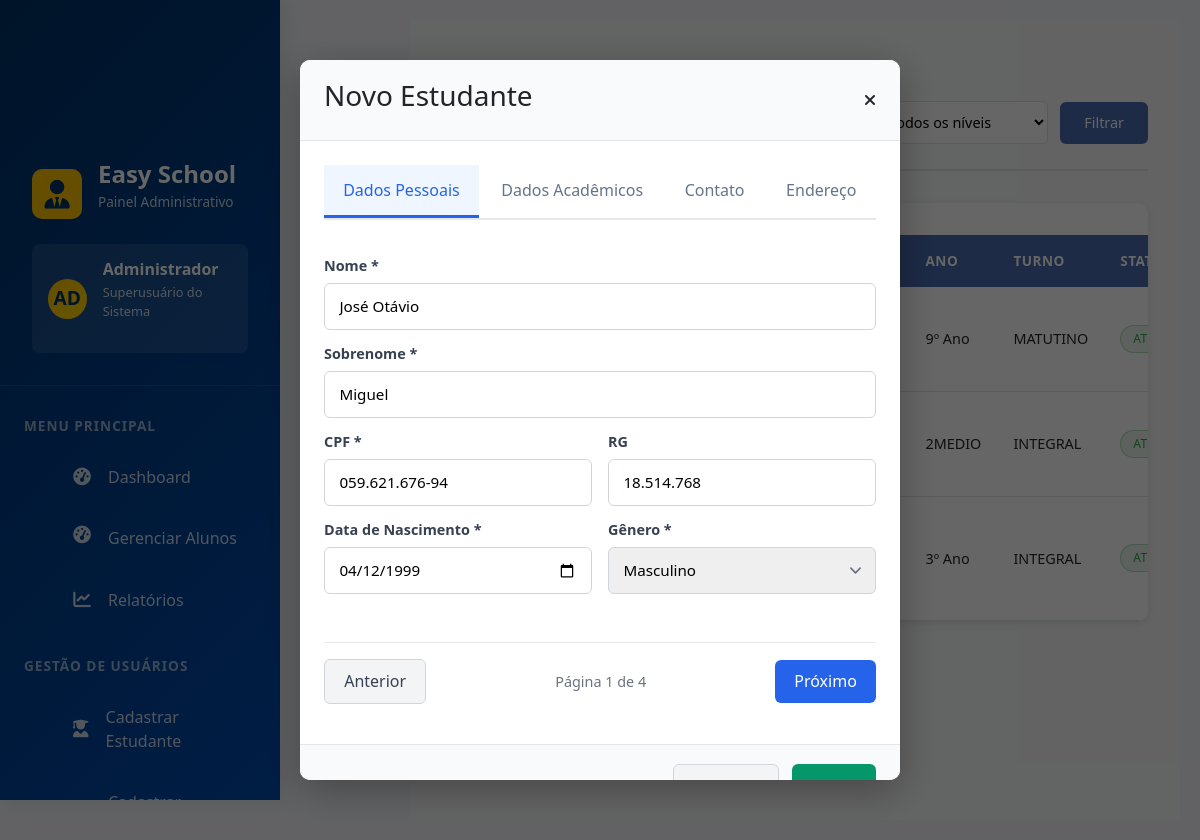
Screenshot of /administrator/dashboard/list/student/edit/num/1 with the database file from the repository.
### student/models.py (models this page shows, shortened)
class Student(PersonUser):
    GRADE_LEVEL_CHOICES = [
        ('INFANTIL', 'Educação Infantil'),
        ('FUNDAMENTAL1', 'Ensino Fundamental I'),
        ('FUNDAMENTAL2', 'Ensino Fundamental II'),
        ('MEDIO', 'Ensino Médio'),
        ('SUPERIOR', 'Ensino Superior'),
    ]
    SPECIFIC_GRADE_CHOICES = [
        ('1ANO', '1º Ano'), ('2ANO', '2º Ano'), ('3ANO', '3º Ano'),
        ('4ANO', '4º Ano'), ('5ANO', '5º Ano'), ('6ANO', '6º Ano'),
        ('7ANO', '7º Ano'), ('8ANO', '8º Ano'), ('9ANO', '9º Ano'),
        ('1MEDIO', '1º Ano EM'), ('2MEDIO', '2º Ano EM'), ('3MEDIO', '3º Ano EM'),
    ]
    enrollment_number = models.CharField(
        max_length=20,
        unique=True,
        verbose_name='Matrícula'
    )
    grade_level = models.CharField(
        max_length=20,
        choices=GRADE_LEVEL_CHOICES,
        verbose_name='Nível de Ensino'
    )
    specific_grade = models.CharField(
        max_length=20,
        choices=SPECIFIC_GRADE_CHOICES,
        verbose_name='Série/Ano'
    )
    shift = models.CharField(
        max_length=20,
        choices=[
            ('MATUTINO', 'Matutino'),
            ('VESPERTINO', 'Vespertino'),
            ('NOTURNO', 'Noturno'),
            ('INTEGRAL', 'Integral'),
        ],
        verbose_name='Turno'
    )
    enrollment_date = models.DateField(
        verbose_name='Data de Matrícula',
        auto_now_add=True
    )
    father_name = models.CharField(max_length=100, verbose_name='Nome do Pai', blank=True, null=True)
    mother_name = models.CharField(max_length=100, verbose_name='Nome da Mãe', blank=True, null=True)
    guardian_name = models.CharField(max_length=100, verbose_name='Responsável', blank=True, null=True)
    guardian_phone = models.CharField(max_length=15, verbose_name='Telefone do Responsável', blank=True, null=True)
    photo = models.ImageField(
        upload_to='students/photos/',
        verbose_name='Foto',
        blank=True,
        null=True
    )
    class Meta:
        verbose_name = 'Estudante'
        verbose_name_plural = 'Estudantes'
        ordering = ['enrollment_number']

### administrator/views.py (the view)
# urls.py: path('dashboard/list/student/edit/num/<int:student_id>', admin_views.openModal_edit, name='openModal_edit'),
def openModal_edit(request, student_id):
    students = Student.objects.all()
    student = get_object_or_404(Student, id=student_id)
    context = {
        'students': students,
        'student': student,
        'open_student_modal': True,
        'page': 'list_students',
        "is_edit": True,
        "form_action": reverse("student:student_edit_account", args=[student.id]),
        "student": student,
    }
    return render(request, 'dashboard_admin/dashboard.html', context)

### administrator/templatetags/student_filters.py (called while the page is built)
@register.filter(name='get_grade_level_display')
def get_grade_level_display(value):
    grade_levels = {
        'FUNDAMENTAL1': 'Fundamental I',
        'FUNDAMENTAL2': 'Fundamental II',
        'MEDIO': 'Ensino Médio',
        'SUPERIOR': 'Ensino Superior',
    }
    return grade_levels.get(value, value)

@register.filter(name='get_grade_display')
def get_grade_display(value):
    grades = {
        '1ANO': '1º Ano',
        '2ANO': '2º Ano',
        '3ANO': '3º Ano',
        '4ANO': '4º Ano',
        '5ANO': '5º Ano',
        '6ANO': '6º Ano',
        '7ANO': '7º Ano',
        '8ANO': '8º Ano',
        '9ANO': '9º Ano',
        '1SERIE': '1ª Série',
        '2SERIE': '2ª Série',
        '3SERIE': '3ª Série',
    }
    return grades.get(value, value)

@register.filter(name='get_shift_display')
def get_shift_display(value):
    shifts = {
        'MORNING': 'Manhã',
        'AFTERNOON': 'Tarde',
        'NIGHT': 'Noite',
        'FULL': 'Integral',
    }
    return shifts.get(value, value)

### administrator/templates/dashboard_admin/dashboard.html (shortened to what this page needs)
{% extends "base/base.html" %}
{% load static %}
{% block sidebar %}
    {% include "sidebar_admin/sidebar.html" %}
{% endblock %}
{% block content %}
    {% if page == "list_students" %}
        {% include "student/list.html" %}
    {% elif page == "list_teachers" %}
        {% include "teachers/list.html" %}
    {% else %}
        {% include "content/content.html" %}
    {% endif %}
    {% include "modals/create_student_modal.html" %}
{% endblock %}

### administrator/templates/student/list.html (shortened to what this page needs)
{% load student_filters %}
<div class="student-page">
    <div class="student-header">
        <div class="header-left">
            <h2>Alunos</h2>
            <span class="subtitle">
            </span>
        </div>
        <div class="header-right">
            <div class="header-right">
                <div class="action-bar">
                    <button id="openStudentModal" class="btn-primary">
                        <span>Novo Estudante</span>
                </div>
            </div>
            <form method="get" class="filter-form">
                <select name="level">
                    <option value="">Todos os níveis</option>
                </select>
                <button type="submit" class="btn btn-primary">
                    Filtrar
                </button>
            </form>
        </div>
    </div>
    <div class="table-wrapper">
        <table class="student-table">
            <thead>
                <tr>
                    <th>Aluno</th>
                    <th>Matrícula</th>
                    <th>Nível</th>
                    <th>Ano</th>
                    <th>Turno</th>
                    <th>Status</th>
                </tr>
            </thead>
            <tbody>
                {% for student in students %}
                <tr>
                    <td>
                        <strong>{{ student.first_name }} {{student.last_name}}</strong><br>
                        <small>{{ student.email }}</small>
                    </td>
                    <td>{{ student.enrollment_number }}</td>
                    <td>{{ student.grade_level|get_grade_level_display }}</td>
                    <td>{{ student.specific_grade|get_grade_display }}</td>
                    <td>{{ student.shift|get_shift_display }}</td>
                    <td>
                        {% if student.is_active %}
                            <span class="status active">Ativo</span>
                        {% else %}
                            <span class="status inactive">Inativo</span>
                        {% endif %}
                    </td>
                </tr>
                {% empty %}
                <tr>
                    <td colspan="7" class="empty">
                        Nenhum aluno encontrado
                    </td>
                </tr>
                {% endfor %}
            </tbody>
        </table>
    </div>
</div>

### administrator/templates/modals/create_student_modal.html (shortened to what this page needs)
<div class="simple-modal-overlay {% if open_student_modal %}active{% endif %}" id="modal-student">
    <div class="simple-modal">
        <div class="simple-modal-header form-scroll">
            <h3>Novo Estudante</h3>
            <a id="closeStudentModal"><i class="fa-solid fa-xmark"></i></a>
        </div>
        <div>
            <form method="post"
                action="{% if is_edit %}
                    {% url 'student:student_edit_account' student.id %}
                {% else %}
                    {% url 'student:student_create_account' %}
                {% endif %}">
                <div class="simple-modal-body ">
                    <div class="form-tabs">
                        <button type="button" class="tab-btn active" data-tab="personal">Dados Pessoais</button>
                        <button type="button" class="tab-btn" data-tab="academic">Dados Acadêmicos</button>
                        <button type="button" class="tab-btn" data-tab="contact">Contato</button>
                        <button type="button" class="tab-btn" data-tab="address">Endereço</button>
                    </div>
                    <div class="tab-content active" id="personal-tab">
                        <div class="simple-form-group">
                            <label>Nome *</label>
                            <input type="text" name="first_name" value="{{student.first_name}}" required>
                        </div>
                        <div class="simple-form-group">
                            <label>Sobrenome *</label>
                            <input type="text" name="last_name" value="{{student.last_name}}" required>
                        </div>
                        <div class="form-row">
                            <div class="simple-form-group">
                                <label>CPF *</label>
                                <input type="text" id="cpf" name="cpf" placeholder="000.000.000-00" value="{{student.cpf}}" required>
                            </div>
                            <div class="simple-form-group">
                                <label>RG</label>
                                <input type="text" id="rg" name="rg" value="{{student.rg}}">
                            </div>
                        </div>
                        <div class="form-row">
                            <div class="simple-form-group">
                                <label>Data de Nascimento *</label>
                                <input type="date" name="date_of_birth" value="{% if student %}{{ student.date_of_birth|date:'Y-m-d' }}{% endif %}" required>
                            </div>
                            <div class="simple-form-group">
                                <label>Gênero *</label>
                                <select name="gender" value="{{student_gender}}" required>
                                    <option value="M" {% if student.gender == "M"%}selected{% endif %}>Masculino</option>
                                </select>
                            </div>
                        </div>
                    </div>
                    <div class="tab-navigation">
                        <button type="button" class="btn-cancel" onclick="prevTab()">Anterior</button>
                        <span class="tab-indicator">Página <span id="current-tab">1</span> de 4</span>
                        <button type="button" class="btn-next" onclick="nextTab()">Próximo</button>
                    </div>
                </div>
                <div class="simple-modal-footer">
                    <div>
                        <a type="button" class="btn-cancel" href="{% url 'administrator:closeModal' %}"> Cancelar</a>
                    </div>
                    <button type="submit" class="btn-save" id="submit-btn">Salvar
                    </button>
                </div>
            </form>
        </div>
    </div>
</div>

### static/css/sidebar/sidebar.css (style rules this page uses)
:root { --primary-blue: #003366; --secondary-blue: #004AAD; --accent-blue: #4A90E2; --light-blue: #E8F3FF; --primary-yellow: #FEC400; --secondary-yellow: #FFD700; --light-yellow: #FFF9E6; --dark-gray: #2C3E50; --medium-gray: #5D6D7E; --light-gray: #F8F9FA; --white: #FFFFFF; --success-green: #2ECC71; --warning-orange: #F39C12; --error-red: #E74C3C; --purple: #9B59B6; --teal: #1ABC9C; --shadow: 0 8px 24px rgba(0, 0, 0, 0.08); --shadow-hover: 0 15px 35px rgba(0, 0, 0, 0.12); --radius: 16px; --radius-sm: 8px; --transition: all 0.3s cubic-bezier(0.25, 0.8, 0.25, 1); --max-width: 1600px; }
body { background-color: #f4f6f9; }

### static/css/admin/content.css (style rules this page uses)
:root { --primary-blue: #003366; --secondary-blue: #004AAD; --accent-blue: #4A90E2; --light-blue: #E8F3FF; --primary-yellow: #FEC400; --secondary-yellow: #FFD700; --light-yellow: #FFF9E6; --dark-gray: #2C3E50; --medium-gray: #5D6D7E; --light-gray: #F8F9FA; --white: #FFFFFF; --success-green: #2ECC71; --warning-orange: #F39C12; --error-red: #E74C3C; --purple: #9B59B6; --teal: #1ABC9C; --shadow: 0 8px 24px rgba(0, 0, 0, 0.08); --shadow-hover: 0 15px 35px rgba(0, 0, 0, 0.12); --radius: 16px; --radius-sm: 8px; --transition: all 0.3s cubic-bezier(0.25, 0.8, 0.25, 1); --max-width: 1600px; }

### static/css/admin/modal.css (style rules this page uses)
.simple-modal-overlay { position: fixed; inset: 0; background: rgba(0, 0, 0, 0.6); display: none; align-items: center; justify-content: center; z-index: 9999; }
.simple-modal-overlay.active { display: flex; }
.simple-modal { background: #fff; width: 100%; max-width: 600px; max-height: 90vh; border-radius: 10px; box-shadow: 0 10px 40px rgba(0,0,0,0.3); overflow: hidden; display: flex; flex-direction: column; }
.simple-modal-header { padding: 1.2rem 1.5rem; display: flex; justify-content: space-between; align-items: center; border-bottom: 1px solid #e5e7eb; background: #f8fafc; }
.simple-modal-body { padding: 1.5rem; display: flex; flex-direction: column; gap: 1.2rem; overflow-y: auto; flex: 1; }
.form-tabs { display: flex; gap: 0.2rem; border-bottom: 2px solid #e5e7eb; margin-bottom: 1rem; }
.tab-btn { padding: 0.8rem 1.2rem; background: none; border: none; border-bottom: 3px solid transparent; cursor: pointer; font-weight: 500; color: #64748b; transition: all 0.3s; }
.tab-btn.active { color: #2563eb; border-bottom-color: #2563eb; background: #eff6ff; }
.tab-content { display: none; animation: fadeIn 0.3s; }
.tab-content.active { display: block; }
.form-row { display: grid; grid-template-columns: 1fr 1fr; gap: 1rem; }
.simple-form-group { display: flex; flex-direction: column; margin-bottom: 0.8rem; }
.simple-form-group label { font-weight: 600; margin-bottom: 0.4rem; color: #374151; font-size: 0.9rem; }
.simple-form-group input, .simple-form-group select { padding: 0.7rem 0.9rem; border-radius: 6px; border: 1px solid #d1d5db; font-size: 0.95rem; transition: border-color 0.3s; }
.simple-form-group input::placeholder { color: #9ca3af; }
.simple-form-group select { appearance: none; background-position: right 0.5rem center; background-repeat: no-repeat; background-size: 1.5em 1.5em; padding-right: 2.5rem; }
.tab-navigation { display: flex; justify-content: space-between; align-items: center; padding: 1rem 0; margin-top: 1rem; border-top: 1px solid #e5e7eb; }
.tab-indicator { font-size: 0.9rem; color: #6b7280; font-weight: 500; }
.btn-next { background: #2563eb; color: white; border: none; padding: 0.6rem 1.2rem; border-radius: 6px; cursor: pointer; font-weight: 500; }
.simple-modal-footer { padding: 1.2rem 1.5rem; display: flex; justify-content: flex-end; gap: 0.8rem; border-top: 1px solid #e5e7eb; background: #f8fafc; }
.btn-cancel { background: #f3f4f6; color: #374151; border: 1px solid #d1d5db; padding: 0.6rem 1.2rem; border-radius: 6px; cursor: pointer; font-weight: 500; transition: all 0.3s; }
.btn-save { background: #059669; color: white; border: none; padding: 0.6rem 1.2rem; border-radius: 6px; cursor: pointer; font-weight: 500; transition: background 0.3s; }

### static/css/teacher/teacher_list.css (style rules this page uses)
.action-bar { padding-top: 1.2rem; }
.table-wrapper { padding-left: 2rem; padding-top: 2rem; }

### rows the page displays
Student: specific_grade|get_grade_display "9º Ano", shift|get_shift_display "MATUTINO", is_active "ATIVO"
Student: specific_grade|get_grade_display "2MEDIO", shift|get_shift_display "INTEGRAL", is_active "ATIVO", first_name "José Otávio", last_name "Miguel", cpf "059.621.676-94", rg "18.514.768", date_of_birth "04/12/1999", gender "Masculino"
Student: specific_grade|get_grade_display "3º Ano", shift|get_shift_display "INTEGRAL", is_active "ATIVO"
